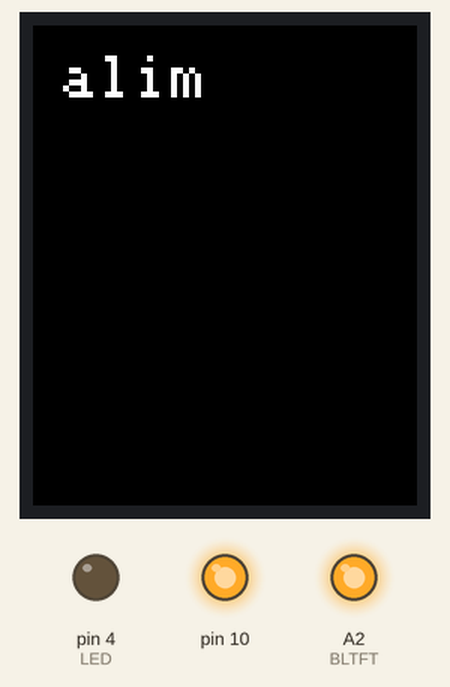
Recording of a sketch running on a simulated Arduino Uno, built with avr-gcc and run on an emulated ATmega328P. Parts: 128×160 colour display, output pins drawn as LEDs (lit = HIGH). What the sketch prints to the serial monitor is not drawn.

Above: at 1.1 s.
At 10.1 s:
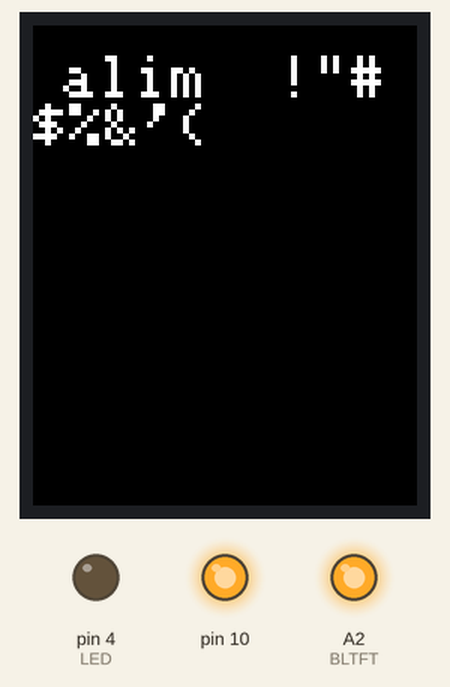
At 19.1 s:
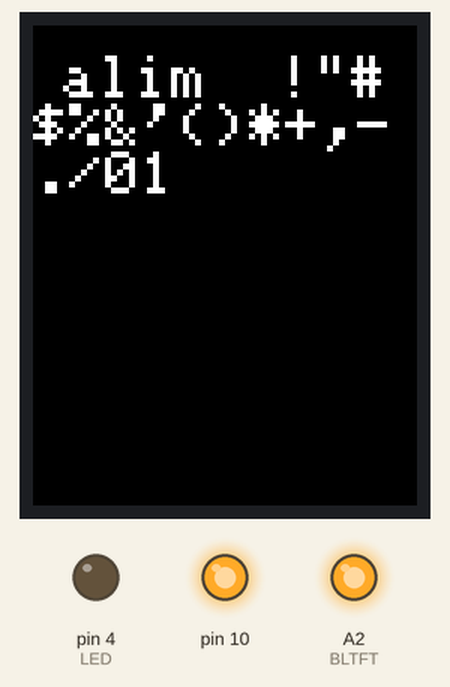
At 38.1 s:
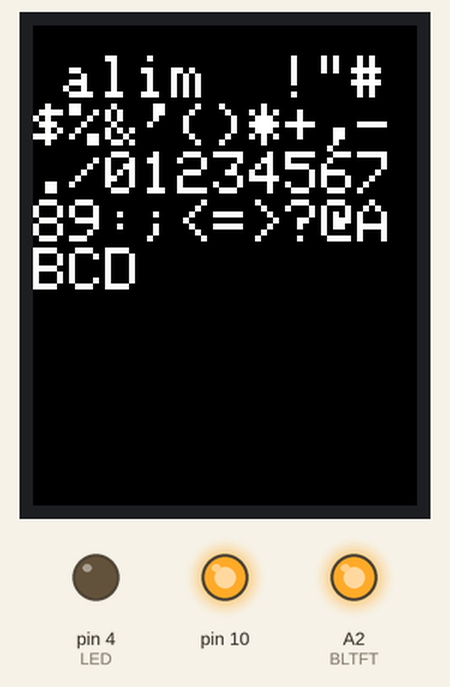
Timing chart, 0 to 40.0 s (numbered marks = the images above):
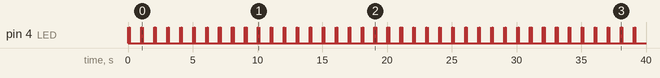

Measured:
- by itself, pin 4 (LED): repeats every 1.0 s: HIGH 0.03 s, LOW 0.90 s, HIGH 0.03 s, LOW 0.08 s
- what the display in image 0 shows lasts 2.0 s, from 1.0 s to 3.0 s
- what the display in image 1 shows lasts 1.0 s, from 10.0 s to 11.0 s

The sketch:

test_screncspi.ino
```cpp
#include <SPI.h>
#include <TFT.h>


#define LED 4

/* ----------------------- TFT ----------------------- */

/* afficheur SPI TFT 128*160 */

#define TFTH 128
#define TFTW 160
#define TFTCH 10 // ?
#define TFTCW 6

#define SSTFT 2
#define RSTTFT -1
#define DCTFT 3
#define BLTFT A2

TFT tft = TFT(SSTFT, DCTFT, RSTTFT);


char car[]=" \0";
uint32_t t=25,t0=1000;

void setup() {

Serial.begin(115200);

pinMode(LED,OUTPUT);
blink();

Serial.print("beg ");


pinMode(BLTFT,OUTPUT);digitalWrite(BLTFT,HIGH);//delay(1000);digitalWrite(BLTFT,LOW);

  SPI.begin();
  SPI.beginTransaction(SPISettings(1000000, MSBFIRST, SPI_MODE0));

  tft.begin();
  tft.background(0,0,0);

  char text0[32];memset(text0,0x00,32);
  strcpy(text0,"alim \0");
  tft.setRotation(3);
  tft.setTextColor(0xFFFF,0x0000);
  tft.setTextSize(2);
  //printAtTft(110,0,text0);
  tft.setCursor(10, 10);
  tft.print(text0);

Serial.print(" 1");


}

void loop() {


  //t0+=t;
  Serial.println(t0);
  digitalWrite(LED,HIGH);delay(t);
  digitalWrite(LED,LOW);delay(3*t);
  digitalWrite(LED,HIGH);delay(t);
  digitalWrite(LED,LOW);delay(t0-5*t);
  if(car[0]>=0x7f){tft.background(0,0,0);car[0]=0x20;tft.setCursor(0,0);}
  tft.print(car);
  (uint8_t)car[0]++;
}

void blink()
{
  digitalWrite(LED,HIGH);delay(t);
  digitalWrite(LED,LOW);delay(3*t);
  digitalWrite(LED,HIGH);delay(t);
  digitalWrite(LED,LOW);delay(t0-5*t);
}
```
